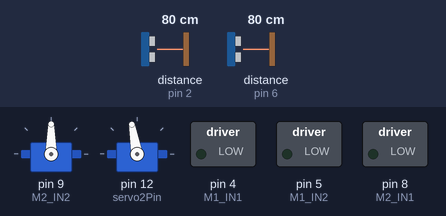
The sketch below on a simulated Arduino Uno, built with avr-gcc and run on an emulated ATmega328P. Shown: 2 × servo, switched loads named in the sketch (green lamp = pin HIGH). The inputs (shaded band) are chosen by the test bench; at power-on: distance to the obstacle (sensors on pin 2, pin 6) 80 cm. The echo pulse lasts 58.3 µs per cm; pins used as bus, display or sensor lines are not drawn.

Above: at 30.55 s.
At 36.9 s:
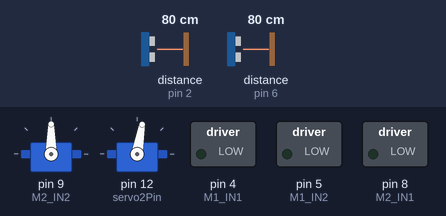
Timing chart, 0 to 38.4 s (numbered marks = the images above):
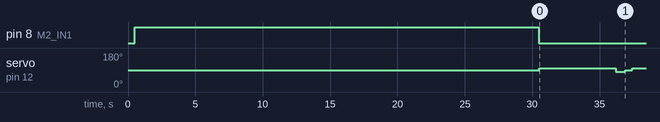

The sketch:

smart_compost_bin.ino
```cpp
#include <Servo.h>

//
// ---------------- Motor 1 Pins ----------------
#define M1_IN1 4
#define M1_IN2 5

// ---------------- Motor 2 Pins (30 sec run) ----------------
#define M2_IN1 8
#define M2_IN2 9

// ---------------- Ultrasonic 1 (for Motor 1) ----------------
#define TRIG1 3
#define ECHO1 2

// ---------------- Ultrasonic 2 (for Servo 1) ----------------
#define TRIG2 7
#define ECHO2 6

// ---------------- Servo Motors ----------------
Servo servo1;   // controlled by ultrasonic
Servo servo2;   // runs continuous +10° -10°
int servo1Pin = 9;     // You can change if needed
int servo2Pin = 12;

int initialAngle = 90;
int bendAmount = 10;

// ---------------- Durations ----------------
const unsigned long M1_phaseTime = 120000UL;   // 2 minutes

// Motor 1 state machine variables
unsigned long m1_startTime = 0;
int m1_state = 0; // 0 = idle, 1 = CW, 2 = CCW


// ---------------- Distance functions ----------------
long getDistance1() {
  digitalWrite(TRIG1, LOW);
  delayMicroseconds(2);
  digitalWrite(TRIG1, HIGH);
  delayMicroseconds(10);
  digitalWrite(TRIG1, LOW);
  long duration = pulseIn(ECHO1, HIGH);
  return duration * 0.034 / 2;
}

long getDistance2() {
  digitalWrite(TRIG2, LOW);
  delayMicroseconds(2);
  digitalWrite(TRIG2, HIGH);
  delayMicroseconds(10);
  digitalWrite(TRIG2, LOW);
  long duration = pulseIn(ECHO2, HIGH);
  return duration * 0.034 / 2;
}


// ---------------- Motor 1 control ----------------
void motor1_CW() {
  digitalWrite(M1_IN1, HIGH);
  digitalWrite(M1_IN2, LOW);
}

void motor1_CCW() {
  digitalWrite(M1_IN1, LOW);
  digitalWrite(M1_IN2, HIGH);
}

void motor1_STOP() {
  digitalWrite(M1_IN1, LOW);
  digitalWrite(M1_IN2, LOW);
}


// ---------------------- SETUP -----------------------
void setup() {

  // Motor 1
  pinMode(M1_IN1, OUTPUT);
  pinMode(M1_IN2, OUTPUT);

  // Motor 2
  pinMode(M2_IN1, OUTPUT);
  pinMode(M2_IN2, OUTPUT);

  // Ultrasonic 1
  pinMode(TRIG1, OUTPUT);
  pinMode(ECHO1, INPUT);

  // Ultrasonic 2
  pinMode(TRIG2, OUTPUT);
  pinMode(ECHO2, INPUT);

  // Servo motors
  servo1.attach(servo1Pin);
  servo2.attach(servo2Pin);

  servo1.write(initialAngle);
  servo2.write(initialAngle);
  delay(500);


  // -------- Motor 2: one-time 30-second run --------
  digitalWrite(M2_IN1, HIGH);
  digitalWrite(M2_IN2, LOW);
  delay(30000);
  digitalWrite(M2_IN1, LOW);
  digitalWrite(M2_IN2, LOW);
}


// ---------------------- LOOP ------------------------
void loop() {

  // -------------- ULTRASONIC 1 → MOTOR 1 CONTROL --------------
  long d1 = getDistance1();
  unsigned long now = millis();

  if (d1 < 5) {

    if (m1_state == 0) {
      motor1_CW();
      m1_startTime = now;
      m1_state = 1;
    }

    if (m1_state == 1 && now - m1_startTime >= M1_phaseTime) {
      motor1_CCW();
      m1_startTime = now;
      m1_state = 2;
    }

    if (m1_state == 2 && now - m1_startTime >= M1_phaseTime) {
      motor1_STOP();
      m1_state = 0;
    }

  } else {
    motor1_STOP();
    m1_state = 0;
  }


  // -------------- ULTRASONIC 2 → SERVO 1 CONTROL --------------
  long d2 = getDistance2();

  if (d2 < 10) {

    // Move +10°
    servo1.write(initialAngle + bendAmount);
    delay(700);

    // Wait 10 sec
    delay(10000);

    // Move -10° (100 → 80)
    servo1.write(initialAngle - bendAmount);
    delay(700);

    // Go back to 90°
    servo1.write(initialAngle);
    delay(500);
  }


  // -------------- SERVO 2 CONTINUOUS ACTION --------------
  servo2.write(initialAngle + bendAmount);
  delay(700);

  delay(5000);

  servo2.write(initialAngle - bendAmount);
  delay(700);

  servo2.write(initialAngle);
  delay(500);
}
```

Measured:
- by itself, servo on pin 12 (servo2Pin): repeats every 6.9 s: 80° 0.70 s, 90° 0.51 s, 100° 5.7 s
